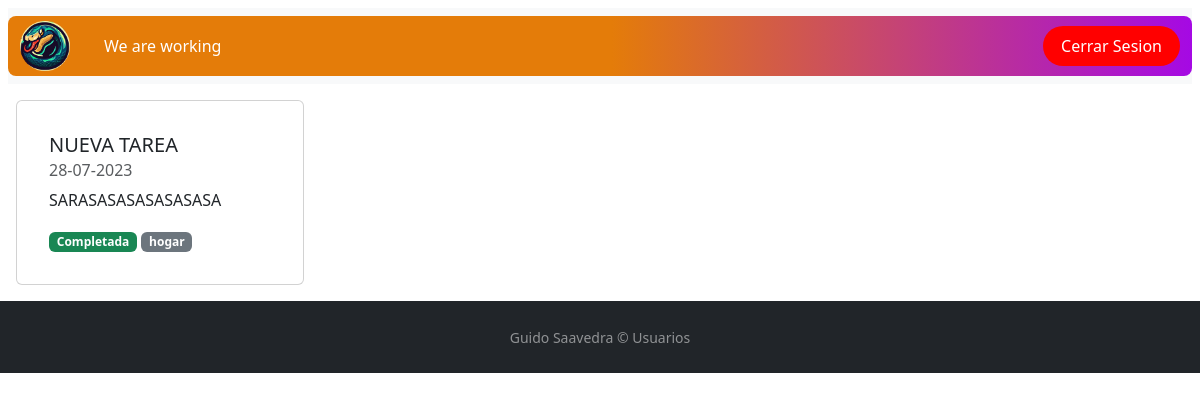
The page /tarea/1/ (signed in) on the database its author committed.
### principal/models.py (models this page shows)
class Task(models.Model):
    user = models.ForeignKey(User, on_delete=models.CASCADE)
    title = models.CharField(max_length=100)
    description = models.TextField()
    due_date = models.DateTimeField(default=datetime.now)
    STATUS_CHOICES = (
        ('P', 'Pendiente'),
        ('IP', 'En progreso'),
        ('C', 'Completada'),
    )
    status = models.CharField(max_length=2, choices=STATUS_CHOICES)
    label = models.ForeignKey('Label', on_delete=models.CASCADE)

class Label(models.Model):
    nombre = models.CharField(max_length=100)
    descripcion = models.TextField()
    def __str__(self):
        return self.nombre

### principal/views.py (the view, shortened to what this page needs)
# urls.py: path('tarea/<int:pk>/', DetallesTarea.as_view(), name='tarea_detalles'),
class DetallesTarea(LoginRequiredMixin, UpdateView):
    model = Task
    template_name = 'tarea_detalles.html'
    context_object_name = 'tarea'
    fields = ['status']
    def get_queryset(self):
        queryset = super().get_queryset()
        return queryset.filter(id=self.kwargs['pk'])
    def get_context_data(self, **kwargs):
        context = super().get_context_data(**kwargs)
        context['tarea'] = self.get_queryset().first()
        return context

### principal/templates/tarea_detalles.html (shortened to what this page needs)
{% extends 'base.html' %}
{% load static %}
{% block contenido %}
 <form method="post" action="">
    <div class="card m-3 p-3" style="width: 18rem;">
      <div class="card-body">
        <h5 class="card-title">{{ tarea.title }}</h5>
        <h6 class="card-subtitle mb-2 text-body-secondary">{{ tarea.due_date|date:'d-m-Y' }}</h6>
        <p class="card-text">{{ tarea.description }}</p>
        {% if tarea.status == 'IP' %}
          <span class="badge text-bg-primary">En progreso</span>
        {% elif tarea.status == 'C' %}
          <span class="badge text-bg-success">Completada</span>
        {% elif tarea.status == 'P' %}
          <span class="badge text-bg-warning">Pendiente</span>
        {% else %}
          {{ tarea.status }}
        {% endif %}
        <span class="badge text-bg-secondary">{{ tarea.label }}</span>
      </div>
    </div>
  </form>
{% endblock contenido %}

### rows shown on the page
Task: title "NUEVA TAREA", due_date "28-07-2023", description "SARASASASASASASASA", label "hogar"
